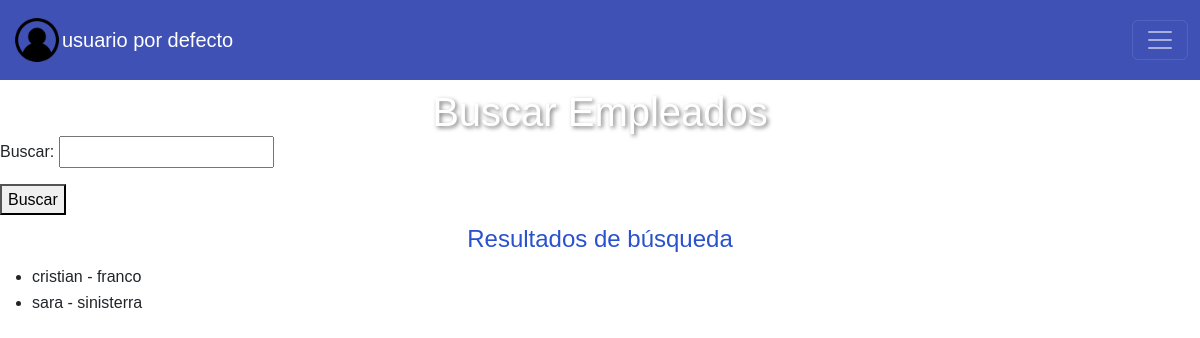
The app's page /buscar_empleado/, older data.
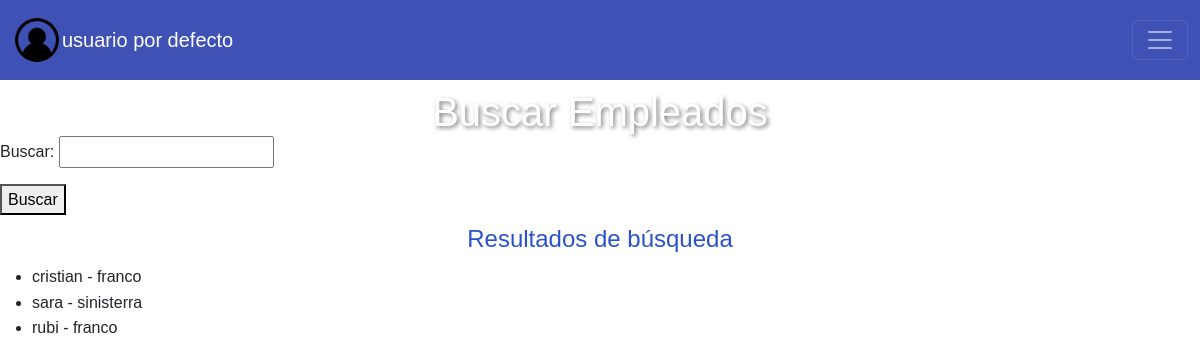
The same page, newer data.
### helados/models.py (models this page shows)
class Empleado (models.Model):
    nombre = models.CharField(max_length=200)
    apellido = models.CharField(max_length=200)
    documento = models.IntegerField (blank= False)
    telefono = models.IntegerField(blank= False, default=0)
    activo = models.BooleanField(default=True)

### helados/views.py (the view)
# urls.py: path('buscar_empleado/', views.BuscarEmpleado, name='buscar_empleado'),
def BuscarEmpleado(request):
    form = BusquedaForm(request.GET)
    print(form)
    empleados = Empleado.objects.all()  # Obtiene todos los empleados por defecto
    if form.is_valid():
        query = form.cleaned_data['query']
        if query:
            empleados = empleados.filter(nombre__icontains=query)  # Filtra los empleados por nombre (insensible a mayúsculas/minúsculas)
    return render(request, 'buscar_empleado.html', {'form': form, 'empleados': empleados})

### helados/forms.py
class BusquedaForm(forms.Form):
    query = forms.CharField(label='Buscar', max_length=100, required=False)

### helados/frontend/templates/buscar_empleado.html (shortened to what this page needs)
{% extends 'layouts/base.html' %}
{% block content %}
    <h1>Buscar Empleados</h1>
    {% if form %}
        <form method="get">
            {{ form.as_p }}
            <button type="submit">Buscar</button>
        </form>
    {% else %}
        <p>Formulario no disponible.</p>
    {% endif %}
    <h2>Resultados de búsqueda</h2>
    {% if empleados %}
        <ul>
            {% for empleado in empleados %}
                <li>{{ empleado.nombre }} - {{ empleado.apellido }}</li>
            {% endfor %}
        </ul>
    {% else %}
        <p>No se encontraron empleados.</p>
    {% endif %}
{% endblock %}

Row changes from the older to the newer data that the page shows:
added Empleado: nombre "rubi", apellido "franco"
